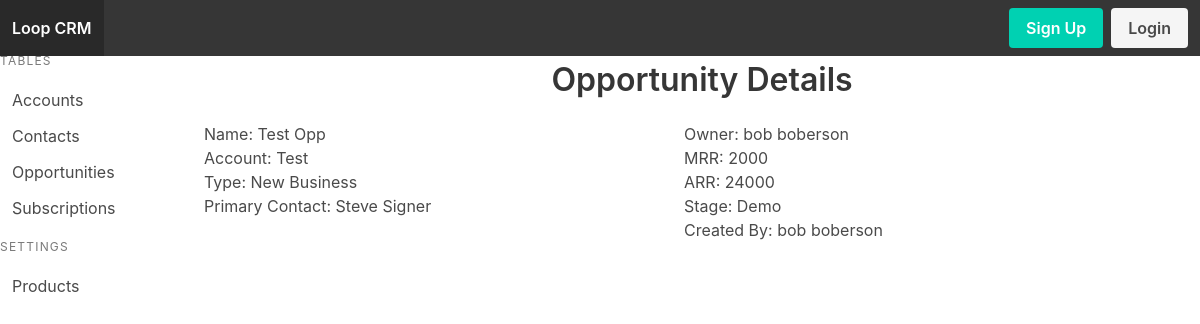
The page /opportunity/1/r on the database as committed earlier.
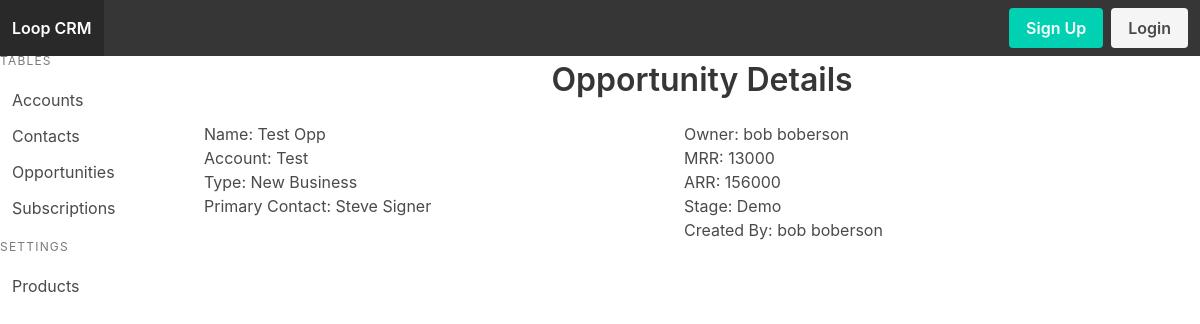
The same page on the database as committed later.
### models.py (models this page shows, shortened)
class Opportunity(Model):
    account = ForeignKeyField(model=Account, null=True, backref='opportunity')
    name = CharField()
    owner = ForeignKeyField(model=User, null=True, backref='owner')
    opportunity_type = CharField()
    primary_contact = ForeignKeyField(model=Contact, null=True, backref='opportunity')
    mrr = DecimalField()
    arr = DecimalField()
    stage = CharField()
    close_date = DateField()
    created_by = ForeignKeyField(model=User, null=True, backref='creator')
    class Meta:
        database = DATABASE

### app.py (the view)
@app.route('/opportunity', methods=['GET'])
@app.route('/opportunity/', methods=['GET'])
@app.route('/opportunity/r', methods=['GET'])
@app.route('/opportunity/<opportunityid>', methods=['GET'])
@app.route('/opportunity/<opportunityid>/', methods=['GET'])
@app.route('/opportunity/<opportunityid>/r', methods=['GET'])
def opportunity(opportunityid=None):
    opportunities = models.Opportunity.select()
    title = 'Opportunities'
    if opportunityid != None:
        opportunity = models.Opportunity.select().where(models.Opportunity.id == opportunityid).get()
        title = 'Opportunity Details'
        return render_template('opportunity-detail.html', opportunity=opportunity, user=g.user._get_current_object(), title=title)
    return render_template('opportunity.html', opportunities=opportunities, title=title)

### app.py (called while the page is built)
@app.before_request
def before_request():
    g.db = models.DATABASE
    g.db.connect()
    g.user = current_user

@app.after_request
def after_request(response):
    g.db.close()
    return response

### templates/opportunity-detail.html (shortened to what this page needs)
{% extends 'index.html' %}
{% block content %}
    <div class='container columns'>
        <div class='column'>
            <p>Name: {{opportunity.name}}</p>
            <p>Account: {% if opportunity.account %}{{opportunity.account.name}}{% endif %}</p>
            <p>Type: {{opportunity.opportunity_type}}</p>
            <p>Primary Contact: {% if opportunity.primary_contact %}{{opportunity.primary_contact.first_name + ' ' + opportunity.primary_contact.last_name}}{% endif %}</p>
        </div>
        <div class='column'>
            <p>Owner: {% if opportunity.owner %}{{opportunity.owner.fullname}}{% endif %}</p>
            <p>MRR: {{opportunity.mrr}}</p>
            <p>ARR: {{opportunity.arr}}</p>
            <p>Stage: {{opportunity.stage}}</p>
            <p>Created By: {{opportunity.created_by.fullname}}</p>
        </div>
    </div>
{% endblock %}

Rows that differ between the two databases and show on the page:
changed Opportunity "Test Opp": mrr "2000" → "13000"; arr "24000" → "156000"
